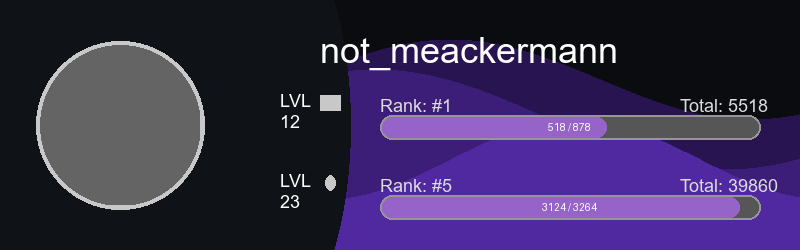

Reproduce this figure in Python.
from PIL import Image, ImageDraw, ImageFont
import math

def test_wavy_card():
    WIDTH, HEIGHT = 800, 250
    
    img = Image.new('RGBA', (WIDTH, HEIGHT), color=(10, 12, 16, 255))
    draw = ImageDraw.Draw(img)
    
    # Draw waves
    def draw_wave(draw_obj, w, h, base_y, amplitude, period, phase, fill):
        points = [(0, h)]
        for x in range(w + 1):
            # phase is offset in x
            y = base_y + math.sin((x + phase) * 2 * math.pi / period) * amplitude
            points.append((x, y))
        points.append((w, h))
        draw_obj.polygon(points, fill=fill)
        
    # Layer 1 (Dark gradient base for waves, we just use solid for now)
    draw_wave(draw, WIDTH, HEIGHT, base_y=80, amplitude=40, period=600, phase=0, fill=(40, 20, 80, 255))
    draw_wave(draw, WIDTH, HEIGHT, base_y=120, amplitude=50, period=700, phase=150, fill=(60, 30, 120, 255))
    draw_wave(draw, WIDTH, HEIGHT, base_y=160, amplitude=40, period=500, phase=300, fill=(80, 40, 160, 255))
    
    # In the provided image, the waves don't cover the entire bottom, they kind of fill the right side and background.
    # Actually, let's just make the left side dark for the avatar.
    # Or just leave the left side with a soft dark fading polygon.
    draw.rectangle([(0, 0), (250, HEIGHT)], fill=(15, 18, 22, 255))
    # Draw an arc to smooth the transition!
    draw.ellipse([(150, -100), (350, HEIGHT+100)], fill=(15, 18, 22, 255))
    
    # Avatar
    avatar_radius = 80
    avatar_x, avatar_y = 40, HEIGHT // 2 - avatar_radius
    
    avatar_img = Image.new("RGBA", (avatar_radius*2, avatar_radius*2), color=(100, 100, 100, 255))
    mask = Image.new("L", (avatar_radius*2, avatar_radius*2), 0)
    mask_draw = ImageDraw.Draw(mask)
    mask_draw.ellipse((0, 0, avatar_radius*2, avatar_radius*2), fill=255)
    circle_avatar = Image.new("RGBA", (avatar_radius*2, avatar_radius*2))
    circle_avatar.paste(avatar_img, (0, 0), mask)
    
    # Draw avatar stroke
    stroke_w = 4
    draw.ellipse(
        (avatar_x - stroke_w, avatar_y - stroke_w, 
         avatar_x + avatar_radius*2 + stroke_w, avatar_y + avatar_radius*2 + stroke_w),
        fill=(200, 200, 200)
    )
    img.paste(circle_avatar, (avatar_x, avatar_y), circle_avatar)
    
    # Top text: Username
    try:
        title_font = ImageFont.truetype("arial.ttf", 36)
        label_font = ImageFont.truetype("arial.ttf", 18)
        lbl_md_font = ImageFont.truetype("arial.ttf", 26)
        val_font = ImageFont.truetype("arial.ttf", 18)
    except:
        title_font = ImageFont.load_default()
        label_font = ImageFont.load_default()
        lbl_md_font = ImageFont.load_default()
        val_font = ImageFont.load_default()
        
    draw.text((320, 30), "not_meackermann", fill=(255, 255, 255), font=title_font)
    
    # Row 1: Text
    row1_y = 90
    draw.text((280, row1_y), "LVL\n12", fill=(255, 255, 255), font=label_font)
    # Chat icon mock
    draw.rectangle([(320, row1_y+5), (340, row1_y+20)], fill=(200, 200, 200))
    
    draw.text((380, row1_y+5), "Rank: #1", fill=(220, 220, 220), font=label_font)
    draw.text((680, row1_y+5), "Total: 5518", fill=(220, 220, 220), font=label_font)
    
    # Bar
    bar_w = 380
    bar_h = 24
    bx = 380
    by = row1_y + 25
    draw.rounded_rectangle([(bx, by), (bx+bar_w, by+bar_h)], radius=12, fill=(40, 40, 40, 200), outline=(150, 150, 150), width=2)
    # Filling
    prog = int(bar_w * 0.6)
    draw.rounded_rectangle([(bx+2, by+2), (bx+prog-2, by+bar_h-2)], radius=10, fill=(150, 100, 200, 255))
    draw.text((bx + bar_w//2, by + bar_h//2), "518 / 878", fill=(255, 255, 255), anchor="mm")
    
    # Row 2: Voice
    row2_y = 170
    draw.text((280, row2_y), "LVL\n23", fill=(255, 255, 255), font=label_font)
    draw.ellipse([(325, row2_y+5), (335, row2_y+20)], fill=(200, 200, 200)) # mic mock
    
    draw.text((380, row2_y+5), "Rank: #5", fill=(220, 220, 220), font=label_font)
    draw.text((680, row2_y+5), "Total: 39860", fill=(220, 220, 220), font=label_font)
    
    by2 = row2_y + 25
    draw.rounded_rectangle([(bx, by2), (bx+bar_w, by2+bar_h)], radius=12, fill=(40, 40, 40, 200), outline=(150, 150, 150), width=2)
    prog2 = int(bar_w * 0.95)
    draw.rounded_rectangle([(bx+2, by2+2), (bx+prog2-2, by2+bar_h-2)], radius=10, fill=(150, 100, 200, 255))
    draw.text((bx + bar_w//2, by2 + bar_h//2), "3124 / 3264", fill=(255, 255, 255), anchor="mm")
    
    img.save("wavy_test.png")

if __name__ == "__main__":
    test_wavy_card()
